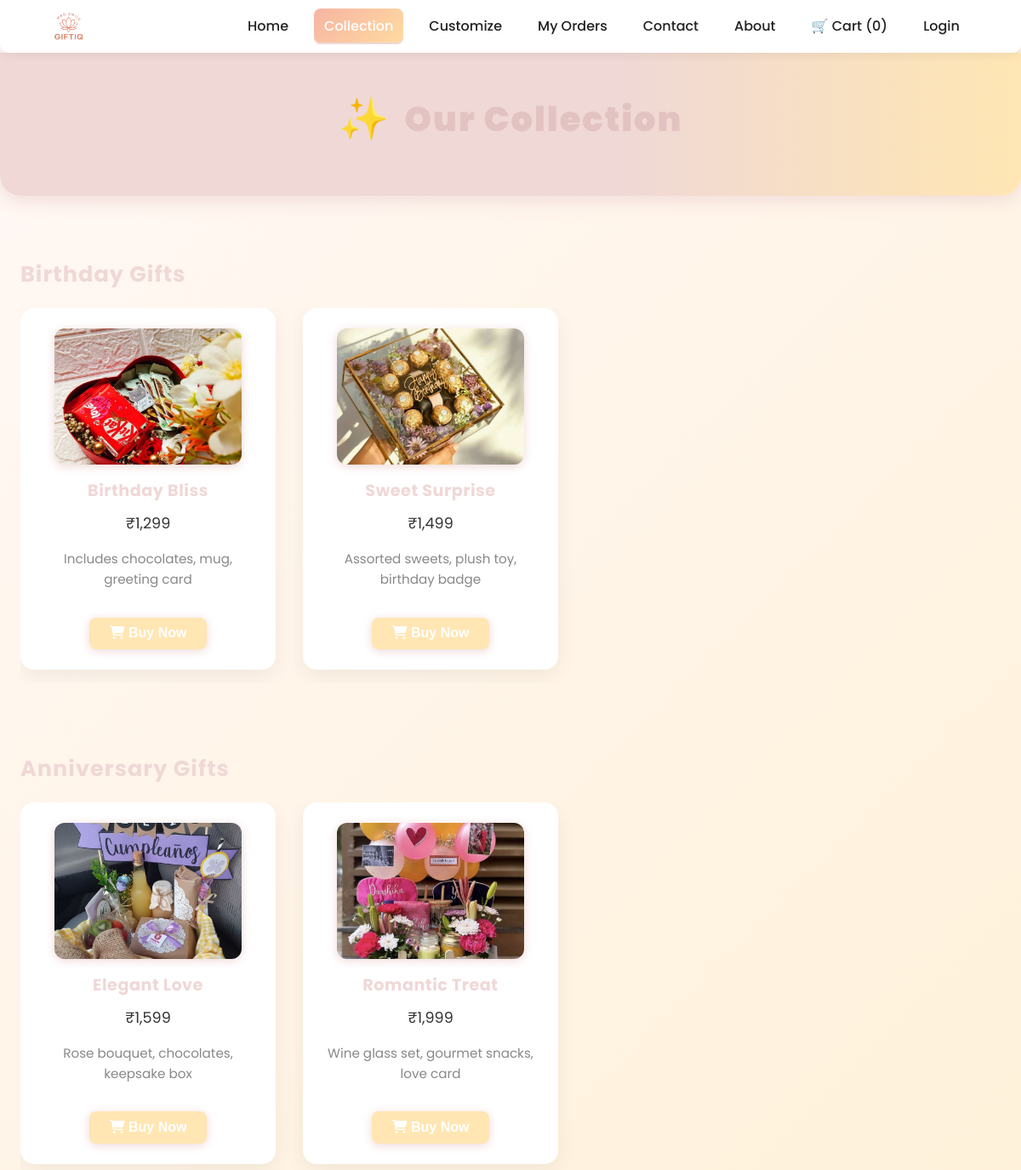
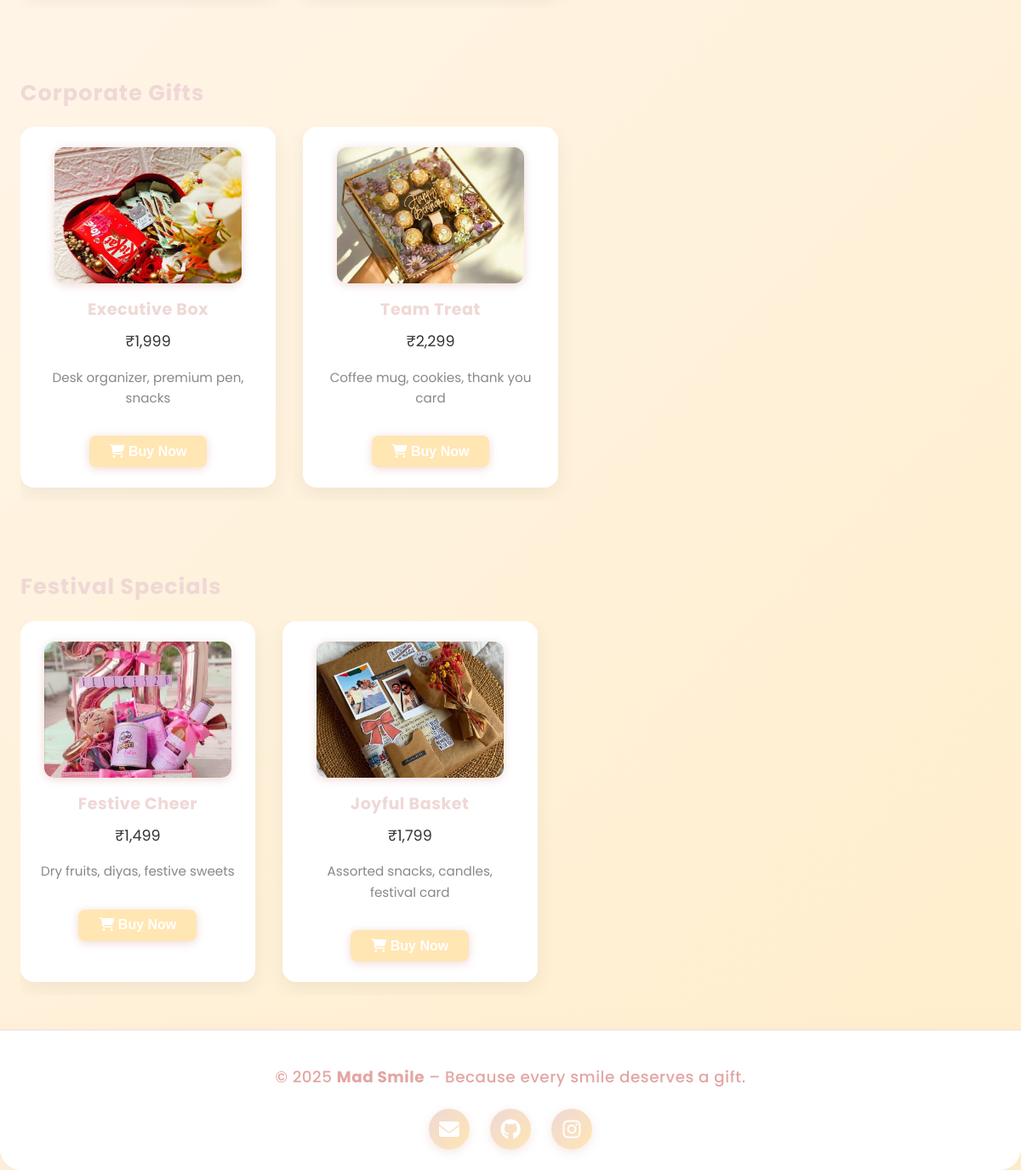
The app's page /customer/collection.php, older data (2 pictures, top to bottom).
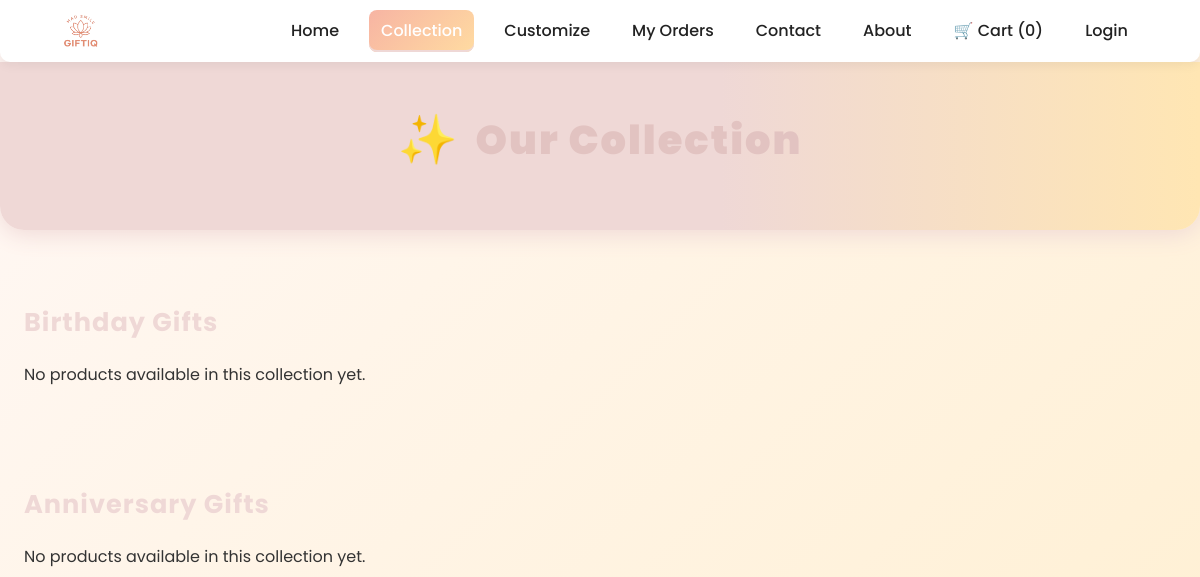
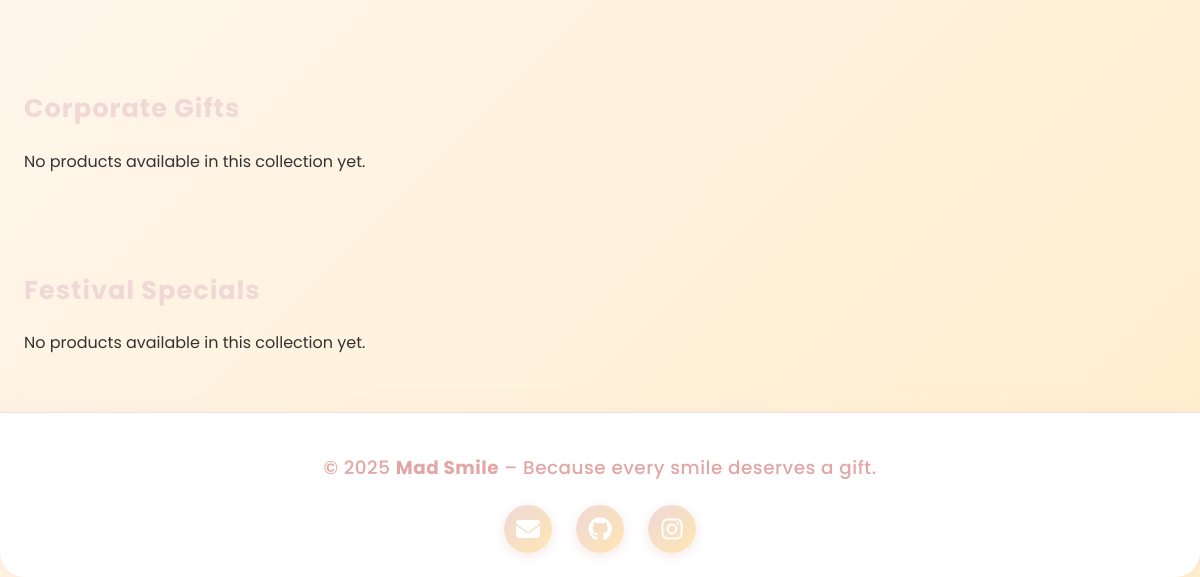
The same page, newer data (2 pictures, top to bottom).
### tables this page shows
CREATE TABLE `collections` (
  `id` int(11) NOT NULL,
  `name` varchar(100) NOT NULL
);

CREATE TABLE `products` (
  `id` int(11) NOT NULL,
  `name` varchar(255) NOT NULL,
  `price` decimal(10,2) NOT NULL,
  `description` text DEFAULT NULL,
  `image` varchar(255) DEFAULT NULL,
  `collection_id` int(11) DEFAULT NULL,
  `created_at` timestamp NOT NULL DEFAULT current_timestamp(),
  `type` enum('standard','custom','collection','chocolate','accessory','flower','addon') DEFAULT 'standard'
);

### customer/collection.php (the view, shortened to what this page needs)
<?php
include '../config.php';
$collections = $conn->query("SELECT * FROM collections");
?>
<!DOCTYPE html>
<html lang="en">
<head>
  <link rel="stylesheet" href="assets/collection.css" />
  <link rel="stylesheet" href="https://cdnjs.cloudflare.com/ajax/libs/font-awesome/6.5.0/css/all.min.css" />
</head>
<body>
<?php include "header.php"; ?>
<section class="collection-header fadeInUp">
  <h1><span class="header-icon">✨</span> Our Collection</h1>
</section>
<?php while ($col = $collections->fetch_assoc()): ?>
  <section class="category-section">
    <h2><?= htmlspecialchars($col['name']); ?></h2>
    <div class="category-cards">
      <?php
      $products = $conn->query("SELECT * FROM products WHERE collection_id=".(int)$col['id']);
      if ($products->num_rows > 0):
        while ($row = $products->fetch_assoc()):
          $img = !empty($row['image']) && file_exists("../uploads/".$row['image'])
                ? "../uploads/".$row['image']
                : "assets/no-image.png";
      ?>
          <div class="card" data-scroll>
            <img src="<?= $img; ?>" alt="<?= htmlspecialchars($row['name']); ?>">
            <h3><?= htmlspecialchars($row['name']); ?></h3>
            <p>₹<?= number_format($row['price']); ?></p>
            <div class="details"><?= htmlspecialchars($row['description']); ?></div>
            <form method="post" action="cart.php">
              <button type="submit" name="add_to_cart" class="btn-primary">
                <i class="fas fa-cart-shopping"></i> Buy Now
              </button>
            </form>
          </div>
      <?php
        endwhile;
      else:
        echo "<p class='no-products'>No products available in this collection yet.</p>";
      endif;
      ?>
    </div>
  </section>
<?php endwhile; ?>
<?php include 'footer.php'; ?>
</body>
</html>

Row changes from the older to the newer data that the page shows:
removed products: image (picture), name "Birthday Bliss", price "1,299", description "Includes chocolates, mug, greeting card", shown under collections "Birthday Gifts"
removed products: image (picture), name "Sweet Surprise", price "1,499", description "Assorted sweets, plush toy, birthday badge", shown under collections "Birthday Gifts"
removed products: image (picture), name "Elegant Love", price "1,599", description "Rose bouquet, chocolates, keepsake box", shown under collections "Anniversary Gifts"
removed products: image (picture), name "Romantic Treat", price "1,999", description "Wine glass set, gourmet snacks, love card", shown under collections "Anniversary Gifts"
removed products: image (picture), name "Executive Box", price "1,999", description "Desk organizer, premium pen, snacks", shown under collections "Corporate Gifts"
removed products: image (picture), name "Team Treat", price "2,299", description "Coffee mug, cookies, thank you card", shown under collections "Corporate Gifts"
removed products: image (picture), name "Festive Cheer", price "1,499", description "Dry fruits, diyas, festive sweets", shown under collections "Festival Specials"
removed products: image (picture), name "Joyful Basket", price "1,799", description "Assorted snacks, candles, festival card", shown under collections "Festival Specials"
shown differently, row unchanged: collections "Birthday Gifts": now shows "No products available in this collection yet."
shown differently, row unchanged: collections "Anniversary Gifts": now shows "No products available in this collection yet."
shown differently, row unchanged: collections "Corporate Gifts": now shows "No products available in this collection yet."
shown differently, row unchanged: collections "Festival Specials": now shows "No products available in this collection yet."
